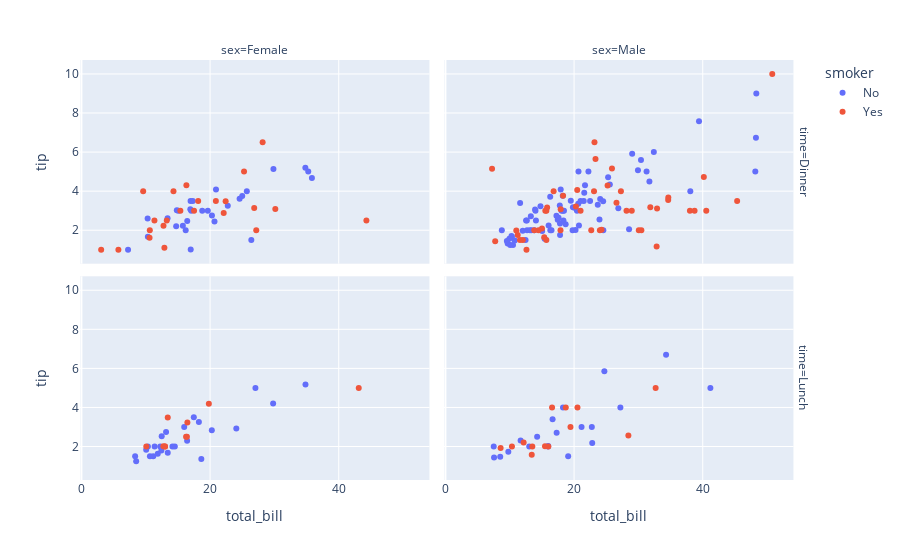

The notebook cell this image was saved under:
### Code cell
import plotly.express as px
df = px.data.tips()
fig = px.scatter(df, x="total_bill", y="tip", color="smoker", facet_col="sex", facet_row="time")
fig.show()

### Figure 1 — Plotly figure (JSON) as saved in the notebook; plotly's stock layout.template omitted (floating-point values rounded to 4 significant figures)
{"data": [{"hovertemplate": "smoker=No<br>time=Dinner<br>sex=Female<br>total_bill=%{x}<br>tip=%{y}<extra></extra>", "legendgroup": "No", "marker": {"color": "#636efa", "symbol": "circle"}, "mode": "markers", "name": "No", "orientation": "v", "showlegend": true, "type": "scatter", "x": [16.99, 24.59, 35.26, 14.83, 10.33, 16.97, 20.29, 15.77, 19.65, 15.06, 20.69, 16.93, 10.29, 34.81, 26.41, 16.45, 17.07, 14.73, 22.75, 20.92, 7.25, 25.71, 17.31, 29.85, 25, 13.39, 16.21, 35.83, 18.78], "xaxis": "x3", "y": [1.01, 3.61, 5, 3.02, 1.67, 3.5, 2.75, 2.23, 3, 3, 2.45, 3.07, 2.6, 5.2, 1.5, 2.47, 3, 2.2, 3.25, 4.08, 1, 4, 3.5, 5.14, 3.75, 2.61, 2, 4.67, 3], "yaxis": "y3"}, {"hovertemplate": "smoker=No<br>time=Dinner<br>sex=Male<br>total_bill=%{x}<br>tip=%{y}<extra></extra>", "legendgroup": "No", "marker": {"color": "#636efa", "symbol": "circle"}, "mode": "markers", "name": "No", "orientation": "v", "showlegend": false, "type": "scatter", "x": [10.34, 21.01, 23.68, 25.29, 8.77, 26.88, 15.04, 14.78, 10.27, 15.42, 18.43, 21.58, 16.29, 20.65, 17.92, 39.42, 19.82, 17.81, 13.37, 12.69, 21.7, 9.55, 18.35, 17.78, 24.06, 16.31, 18.69, 31.27, 16.04, 17.46, 13.94, 9.68, 30.4, 18.29, 22.23, 32.4, 28.55, 18.04, 12.54, 9.94, 25.56, 19.49, 48.27, 17.59, 20.08, 20.23, 12.02, 10.51, 22.49, 12.46, 18.24, 14, 38.07, 23.95, 29.93, 14.07, 13.13, 17.26, 24.55, 19.77, 48.17, 16.49, 21.5, 12.66, 13.81, 24.52, 20.76, 31.71, 20.69, 48.33, 20.45, 13.28, 11.61, 10.77, 10.07, 29.03, 17.82], "xaxis": "x4", "y": [1.66, 3.5, 3.31, 4.71, 2, 3.12, 1.96, 3.23, 1.71, 1.57, 3, 3.92, 3.71, 3.35, 4.08, 7.58, 3.18, 2.34, 2, 2, 4.3, 1.45, 2.5, 3.27, 3.6, 2, 2.31, 5, 2.24, 2.54, 3.06, 1.32, 5.6, 3, 5, 6, 2.05, 3, 2.5, 1.56, 4.34, 3.51, 6.73, 2.64, 3.15, 2.01, 1.97, 1.25, 3.5, 1.5, 3.76, 3, 4, 2.55, 5.07, 2.5, 2, 2.74, 2, 2, 5, 2, 3.5, 2.5, 2, 3.48, 2.24, 4.5, 5, 9, 3, 2.72, 3.39, 1.47, 1.25, 5.92, 1.75], "yaxis": "y4"}, {"hovertemplate": "smoker=No<br>time=Lunch<br>sex=Female<br>total_bill=%{x}<br>tip=%{y}<extra></extra>", "legendgroup": "No", "marker": {"color": "#636efa", "symbol": "circle"}, "mode": "markers", "name": "No", "orientation": "v", "showlegend": false, "type": "scatter", "x": [10.07, 34.83, 10.65, 12.43, 24.08, 13.42, 12.48, 29.8, 14.52, 11.38, 20.27, 11.17, 12.26, 18.26, 8.51, 10.33, 14.15, 13.16, 17.47, 27.05, 16.43, 8.35, 18.64, 11.87, 15.98], "xaxis": "x", "y": [1.83, 5.17, 1.5, 1.8, 2.92, 1.68, 2.52, 4.2, 2, 2, 2.83, 1.5, 2, 3.25, 1.25, 2, 2, 2.75, 3.5, 5, 2.3, 1.5, 1.36, 1.63, 3], "yaxis": "y"}, {"hovertemplate": "smoker=No<br>time=Lunch<br>sex=Male<br>total_bill=%{x}<br>tip=%{y}<extra></extra>", "legendgroup": "No", "marker": {"color": "#636efa", "symbol": "circle"}, "mode": "markers", "name": "No", "orientation": "v", "showlegend": false, "type": "scatter", "x": [27.2, 22.76, 17.29, 16.66, 15.98, 13.03, 18.28, 24.71, 21.16, 11.69, 14.26, 15.95, 8.52, 22.82, 19.08, 34.3, 41.19, 9.78, 7.51, 7.56], "xaxis": "x2", "y": [4, 3, 2.71, 3.4, 2.03, 2, 4, 5.85, 3, 2.31, 2.5, 2, 1.48, 2.18, 1.5, 6.7, 5, 1.73, 2, 1.44], "yaxis": "y2"}, {"hovertemplate": "smoker=Yes<br>time=Dinner<br>sex=Female<br>total_bill=%{x}<br>tip=%{y}<extra></extra>", "legendgroup": "Yes", "marker": {"color": "#EF553B", "symbol": "circle"}, "mode": "markers", "name": "Yes", "orientation": "v", "showlegend": true, "type": "scatter", "x": [3.07, 26.86, 25.28, 5.75, 16.32, 11.35, 15.38, 44.3, 22.42, 14.31, 17.51, 10.59, 10.63, 9.6, 20.9, 18.15, 12.76, 13.27, 28.17, 12.9, 30.14, 22.12, 27.18], "xaxis": "x3", "y": [1, 3.14, 5, 1, 4.3, 2.5, 3, 2.5, 3.48, 4, 3, 1.61, 2, 4, 3.5, 3.5, 2.23, 2.5, 6.5, 1.1, 3.09, 2.88, 2], "yaxis": "y3"}, {"hovertemplate": "smoker=Yes<br>time=Dinner<br>sex=Male<br>total_bill=%{x}<br>tip=%{y}<extra></extra>", "legendgroup": "Yes", "marker": {"color": "#EF553B", "symbol": "circle"}, "mode": "markers", "name": "Yes", "orientation": "v", "showlegend": false, "type": "scatter", "x": [38.01, 11.24, 20.29, 13.81, 11.02, 18.29, 15.01, 17.92, 28.97, 40.17, 27.28, 12.03, 21.01, 15.36, 20.49, 25.21, 50.81, 15.81, 7.25, 31.85, 16.82, 32.9, 17.89, 14.48, 34.63, 34.65, 23.33, 45.35, 23.17, 40.55, 30.46, 23.1, 15.69, 26.59, 38.73, 24.27, 30.06, 25.89, 28.15, 11.59, 7.74, 24.01, 15.69, 15.53, 12.6, 32.83, 22.67], "xaxis": "x4", "y": [3, 1.76, 3.21, 2, 1.98, 3.76, 2.09, 3.08, 3, 4.73, 4, 1.5, 3, 1.64, 4.06, 4.29, 10, 3.16, 5.15, 3.18, 4, 3.11, 2, 2, 3.55, 3.68, 5.65, 3.5, 6.5, 3, 2, 4, 1.5, 3.41, 3, 2.03, 2, 5.16, 3, 1.5, 1.44, 2, 3, 3, 1, 1.17, 2], "yaxis": "y4"}, {"hovertemplate": "smoker=Yes<br>time=Lunch<br>sex=Female<br>total_bill=%{x}<br>tip=%{y}<extra></extra>", "legendgroup": "Yes", "marker": {"color": "#EF553B", "symbol": "circle"}, "mode": "markers", "name": "Yes", "orientation": "v", "showlegend": false, "type": "scatter", "x": [19.81, 43.11, 13, 12.74, 13, 16.4, 16.47, 13.42, 16.27, 10.09], "xaxis": "x", "y": [4.19, 5, 2, 2.01, 2, 2.5, 3.23, 3.48, 2.5, 2], "yaxis": "y"}, {"hovertemplate": "smoker=Yes<br>time=Lunch<br>sex=Male<br>total_bill=%{x}<br>tip=%{y}<extra></extra>", "legendgroup": "Yes", "marker": {"color": "#EF553B", "symbol": "circle"}, "mode": "markers", "name": "Yes", "orientation": "v", "showlegend": false, "type": "scatter", "x": [19.44, 32.68, 16, 28.44, 15.48, 16.58, 10.34, 13.51, 18.71, 20.53, 12.16, 8.58, 13.42], "xaxis": "x2", "y": [3, 5, 2, 2.56, 2.02, 4, 2, 2, 4, 4, 2.2, 1.92, 1.58], "yaxis": "y2"}], "layout": {"annotations": [{"font": {}, "showarrow": false, "text": "sex=Female", "x": 0.24, "xanchor": "center", "xref": "paper", "y": 1, "yanchor": "bottom", "yref": "paper"}, {"font": {}, "showarrow": false, "text": "sex=Male", "x": 0.74, "xanchor": "center", "xref": "paper", "y": 1, "yanchor": "bottom", "yref": "paper"}, {"font": {}, "showarrow": false, "text": "time=Lunch", "textangle": 90, "x": 0.98, "xanchor": "left", "xref": "paper", "y": 0.2425, "yanchor": "middle", "yref": "paper"}, {"font": {}, "showarrow": false, "text": "time=Dinner", "textangle": 90, "x": 0.98, "xanchor": "left", "xref": "paper", "y": 0.7575, "yanchor": "middle", "yref": "paper"}], "legend": {"title": {"text": "smoker"}, "tracegroupgap": 0}, "margin": {"t": 60}, "xaxis": {"anchor": "y", "domain": [0, 0.48], "title": {"text": "total_bill"}}, "xaxis2": {"anchor": "y2", "domain": [0.5, 0.98], "matches": "x", "title": {"text": "total_bill"}}, "xaxis3": {"anchor": "y3", "domain": [0, 0.48], "matches": "x", "showticklabels": false}, "xaxis4": {"anchor": "y4", "domain": [0.5, 0.98], "matches": "x", "showticklabels": false}, "yaxis": {"anchor": "x", "domain": [0, 0.485], "title": {"text": "tip"}}, "yaxis2": {"anchor": "x2", "domain": [0, 0.485], "matches": "y", "showticklabels": false}, "yaxis3": {"anchor": "x3", "domain": [0.515, 1], "matches": "y", "title": {"text": "tip"}}, "yaxis4": {"anchor": "x4", "domain": [0.515, 1], "matches": "y", "showticklabels": false}}}
